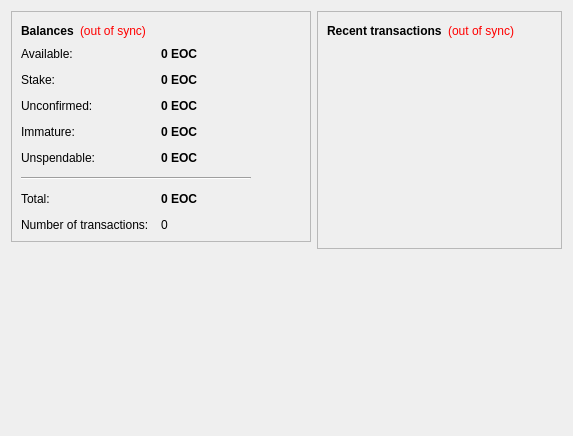
<?xml version="1.0" encoding="UTF-8"?>
<ui version="4.0">
 <class>OverviewPage</class>
 <widget class="QWidget" name="OverviewPage">
  <property name="geometry">
   <rect>
    <x>0</x>
    <y>0</y>
    <width>573</width>
    <height>342</height>
   </rect>
  </property>
  <property name="windowTitle">
   <string>Form</string>
  </property>
  <layout class="QHBoxLayout" name="horizontalLayout" stretch="1,1">
   <item>
    <layout class="QVBoxLayout" name="verticalLayout_2">
     <item>
      <widget class="QFrame" name="frame">
       <property name="frameShape">
        <enum>QFrame::StyledPanel</enum>
       </property>
       <property name="frameShadow">
        <enum>QFrame::Raised</enum>
       </property>
       <layout class="QVBoxLayout" name="verticalLayout_4">
        <item>
         <layout class="QHBoxLayout" name="horizontalLayout_4">
          <item>
           <widget class="QLabel" name="label_5">
            <property name="font">
             <font>
              <weight>75</weight>
              <bold>true</bold>
             </font>
            </property>
            <property name="text">
             <string>Balances</string>
            </property>
           </widget>
          </item>
          <item>
           <widget class="QLabel" name="labelWalletStatus">
            <property name="toolTip">
             <string>The displayed information may be out of date. Your wallet automatically synchronizes with the EiniaOraCoin network after a connection is established, but this process has not completed yet.</string>
            </property>
            <property name="styleSheet">
             <string notr="true">QLabel { color: red; }</string>
            </property>
            <property name="text">
             <string notr="true">(out of sync)</string>
            </property>
            <property name="alignment">
             <set>Qt::AlignLeading|Qt::AlignLeft|Qt::AlignVCenter</set>
            </property>
           </widget>
          </item>
          <item>
           <spacer name="horizontalSpacer_2">
            <property name="orientation">
             <enum>Qt::Horizontal</enum>
            </property>
            <property name="sizeHint" stdset="0">
             <size>
              <width>40</width>
              <height>20</height>
             </size>
            </property>
           </spacer>
          </item>
         </layout>
        </item>
        <item>
         <layout class="QFormLayout" name="formLayout_2">
          <property name="fieldGrowthPolicy">
           <enum>QFormLayout::AllNonFixedFieldsGrow</enum>
          </property>
          <property name="horizontalSpacing">
           <number>12</number>
          </property>
          <property name="verticalSpacing">
           <number>12</number>
          </property>
          <item row="0" column="0">
           <widget class="QLabel" name="labelAvailableText">
            <property name="toolTip">
             <string>Your current available balance</string>
            </property>
            <property name="text">
             <string>Available:</string>
            </property>
           </widget>
          </item>
          <item row="0" column="1">
           <widget class="QLabel" name="labelAvailable">
            <property name="font">
             <font>
              <weight>75</weight>
              <bold>true</bold>
             </font>
            </property>
            <property name="cursor">
             <cursorShape>IBeamCursor</cursorShape>
            </property>
            <property name="toolTip">
             <string>Your current available balance</string>
            </property>
            <property name="text">
             <string notr="true">0 EOC</string>
            </property>
            <property name="alignment">
             <set>Qt::AlignLeading|Qt::AlignLeft|Qt::AlignVCenter</set>
            </property>
            <property name="textInteractionFlags">
             <set>Qt::LinksAccessibleByMouse|Qt::TextSelectableByKeyboard|Qt::TextSelectableByMouse</set>
            </property>
           </widget>
          </item>
          <item row="1" column="0">
           <widget class="QLabel" name="label_6">
            <property name="toolTip">
             <string>Total of coins that was staked, and do not yet count toward the current balance</string>
            </property>
            <property name="text">
             <string>Stake:</string>
            </property>
           </widget>
          </item>
          <item row="1" column="1">
           <widget class="QLabel" name="labelStake">
            <property name="font">
             <font>
              <weight>75</weight>
              <bold>true</bold>
             </font>
            </property>
            <property name="cursor">
             <cursorShape>IBeamCursor</cursorShape>
            </property>
            <property name="toolTip">
             <string>Total of coins that was staked, and do not yet count toward the current balance</string>
            </property>
            <property name="text">
             <string notr="true">0 EOC</string>
            </property>
            <property name="alignment">
             <set>Qt::AlignLeading|Qt::AlignLeft|Qt::AlignVCenter</set>
            </property>
            <property name="textInteractionFlags">
             <set>Qt::LinksAccessibleByMouse|Qt::TextSelectableByKeyboard|Qt::TextSelectableByMouse</set>
            </property>
           </widget>
          </item>
          <item row="2" column="0">
           <widget class="QLabel" name="label_3">
            <property name="toolTip">
             <string>Total of transactions that have yet to be confirmed, and do not yet count toward the current balance</string>
            </property>
            <property name="text">
             <string>Unconfirmed:</string>
            </property>
           </widget>
          </item>
          <item row="2" column="1">
           <widget class="QLabel" name="labelUnconfirmed">
            <property name="font">
             <font>
              <weight>75</weight>
              <bold>true</bold>
             </font>
            </property>
            <property name="cursor">
             <cursorShape>IBeamCursor</cursorShape>
            </property>
            <property name="toolTip">
             <string>Total of transactions that have yet to be confirmed, and do not yet count toward the current balance</string>
            </property>
            <property name="text">
             <string notr="true">0 EOC</string>
            </property>
            <property name="alignment">
             <set>Qt::AlignLeading|Qt::AlignLeft|Qt::AlignVCenter</set>
            </property>
            <property name="textInteractionFlags">
             <set>Qt::LinksAccessibleByMouse|Qt::TextSelectableByKeyboard|Qt::TextSelectableByMouse</set>
            </property>
           </widget>
          </item>
          <item row="3" column="0">
           <widget class="QLabel" name="labelImmatureText">
            <property name="toolTip">
             <string>Mined balance that has not yet matured</string>
            </property>
            <property name="text">
             <string>Immature:</string>
            </property>
           </widget>
          </item>
          <item row="3" column="1">
           <widget class="QLabel" name="labelImmature">
            <property name="font">
             <font>
              <weight>75</weight>
              <bold>true</bold>
             </font>
            </property>
            <property name="toolTip">
             <string>Mined balance that has not yet matured</string>
            </property>
            <property name="text">
             <string notr="true">0 EOC</string>
            </property>
            <property name="alignment">
             <set>Qt::AlignLeading|Qt::AlignLeft|Qt::AlignVCenter</set>
            </property>
            <property name="textInteractionFlags">
             <set>Qt::LinksAccessibleByMouse|Qt::TextSelectableByKeyboard|Qt::TextSelectableByMouse</set>
            </property>
           </widget>
          </item>
          <item row="4" column="0">
           <widget class="QLabel" name="labelBalanceWatchOnlyText">
            <property name="toolTip">
             <string>Your unspendable balance</string>
            </property>
            <property name="text">
             <string>Unspendable:</string>
            </property>
           </widget>
          </item>
          <item row="4" column="1">
           <widget class="QLabel" name="labelBalanceWatchOnly">
            <property name="font">
             <font>
              <weight>75</weight>
              <bold>true</bold>
             </font>
            </property>
            <property name="cursor">
             <cursorShape>IBeamCursor</cursorShape>
            </property>
            <property name="toolTip">
             <string>Your unspendable balance</string>
            </property>
            <property name="text">
             <string notr="true">0 EOC</string>
            </property>
            <property name="alignment">
             <set>Qt::AlignLeading|Qt::AlignLeft|Qt::AlignVCenter</set>
            </property>
            <property name="textInteractionFlags">
             <set>Qt::LinksAccessibleByMouse|Qt::TextSelectableByKeyboard|Qt::TextSelectableByMouse</set>
            </property>
           </widget>
          </item>
          <item row="5" column="0" colspan="2">
           <widget class="Line" name="line">
            <property name="maximumSize">
             <size>
              <width>230</width>
              <height>16777215</height>
             </size>
            </property>
            <property name="orientation">
             <enum>Qt::Horizontal</enum>
            </property>
           </widget>
          </item>
          <item row="6" column="0">
           <widget class="QLabel" name="labelTotalText">
            <property name="toolTip">
             <string>Your current total balance</string>
            </property>
            <property name="text">
             <string>Total:</string>
            </property>
           </widget>
          </item>
          <item row="6" column="1">
           <widget class="QLabel" name="labelTotal">
            <property name="font">
             <font>
              <weight>75</weight>
              <bold>true</bold>
             </font>
            </property>
            <property name="toolTip">
             <string>Your current total balance</string>
            </property>
            <property name="text">
             <string notr="true">0 EOC</string>
            </property>
            <property name="alignment">
             <set>Qt::AlignLeading|Qt::AlignLeft|Qt::AlignVCenter</set>
            </property>
            <property name="textInteractionFlags">
             <set>Qt::LinksAccessibleByMouse|Qt::TextSelectableByKeyboard|Qt::TextSelectableByMouse</set>
            </property>
           </widget>
          </item>
          <item row="7" column="0">
           <widget class="QLabel" name="label_2">
            <property name="toolTip">
             <string>Total number of transactions in wallet</string>
            </property>
            <property name="text">
             <string>Number of transactions:</string>
            </property>
           </widget>
          </item>
          <item row="7" column="1">
           <widget class="QLabel" name="labelNumTransactions">
            <property name="toolTip">
             <string>Total number of transactions in wallet</string>
            </property>
            <property name="text">
             <string notr="true">0</string>
            </property>
           </widget>
          </item>
         </layout>
        </item>
       </layout>
      </widget>
     </item>
     <item>
      <spacer name="verticalSpacer">
       <property name="orientation">
        <enum>Qt::Vertical</enum>
       </property>
       <property name="sizeHint" stdset="0">
        <size>
         <width>20</width>
         <height>40</height>
        </size>
       </property>
      </spacer>
     </item>
        <item>
         <widget class="QLabel" name="label_2">
          <property name="minimumSize">
           <size>
            <width>300</width>
            <height>177</height>
           </size>
          </property>
          <property name="text">
           <string>&lt;html&gt;&lt;head/&gt;&lt;body&gt;&lt;p align=&quot;center&quot;&gt;&lt;a href=&quot;https://EinaOra.com&quot;&gt;&lt;span style=&quot; text-decoration: underline; color:#0000ff;&quot;&gt;&lt;img src=&quot;:/images/wallet&quot;/&gt;&lt;/span&gt;&lt;/a&gt;&lt;/p&gt;&lt;/body&gt;&lt;/html&gt;</string>
          </property>
         </widget>
        </item>
    </layout>
   </item>
   <item>
    <layout class="QVBoxLayout" name="verticalLayout_3">
     <item>
      <widget class="QFrame" name="frame_2">
       <property name="frameShape">
        <enum>QFrame::StyledPanel</enum>
       </property>
       <property name="frameShadow">
        <enum>QFrame::Raised</enum>
       </property>
       <layout class="QVBoxLayout" name="verticalLayout">
        <item>
         <layout class="QHBoxLayout" name="horizontalLayout_2">
          <item>
           <widget class="QLabel" name="label_4">
            <property name="text">
             <string>&lt;b&gt;Recent transactions&lt;/b&gt;</string>
            </property>
           </widget>
          </item>
          <item>
           <widget class="QLabel" name="labelTransactionsStatus">
            <property name="toolTip">
             <string>The displayed information may be out of date. Your wallet automatically synchronizes with the EiniaOraCoin network after a connection is established, but this process has not completed yet.</string>
            </property>
            <property name="styleSheet">
             <string notr="true">QLabel { color: red; }</string>
            </property>
            <property name="text">
             <string notr="true">(out of sync)</string>
            </property>
            <property name="alignment">
             <set>Qt::AlignRight|Qt::AlignTrailing|Qt::AlignVCenter</set>
            </property>
           </widget>
          </item>
          <item>
           <spacer name="horizontalSpacer">
            <property name="orientation">
             <enum>Qt::Horizontal</enum>
            </property>
            <property name="sizeHint" stdset="0">
             <size>
              <width>40</width>
              <height>20</height>
             </size>
            </property>
           </spacer>
          </item>
         </layout>
        </item>
        <item>
         <widget class="QListView" name="listTransactions">
          <property name="styleSheet">
           <string notr="true">QListView { background: transparent; }</string>
          </property>
          <property name="frameShape">
           <enum>QFrame::NoFrame</enum>
          </property>
          <property name="verticalScrollBarPolicy">
           <enum>Qt::ScrollBarAlwaysOff</enum>
          </property>
          <property name="horizontalScrollBarPolicy">
           <enum>Qt::ScrollBarAlwaysOff</enum>
          </property>
          <property name="selectionMode">
           <enum>QAbstractItemView::NoSelection</enum>
          </property>
         </widget>
        </item>
       </layout>
      </widget>
     </item>
     <item>
      <spacer name="verticalSpacer_2">
       <property name="orientation">
        <enum>Qt::Vertical</enum>
       </property>
       <property name="sizeHint" stdset="0">
        <size>
         <width>20</width>
         <height>40</height>
        </size>
       </property>
      </spacer>
     </item>
    </layout>
   </item>
  </layout>
 </widget>
 <resources/>
 <connections/>
</ui>
